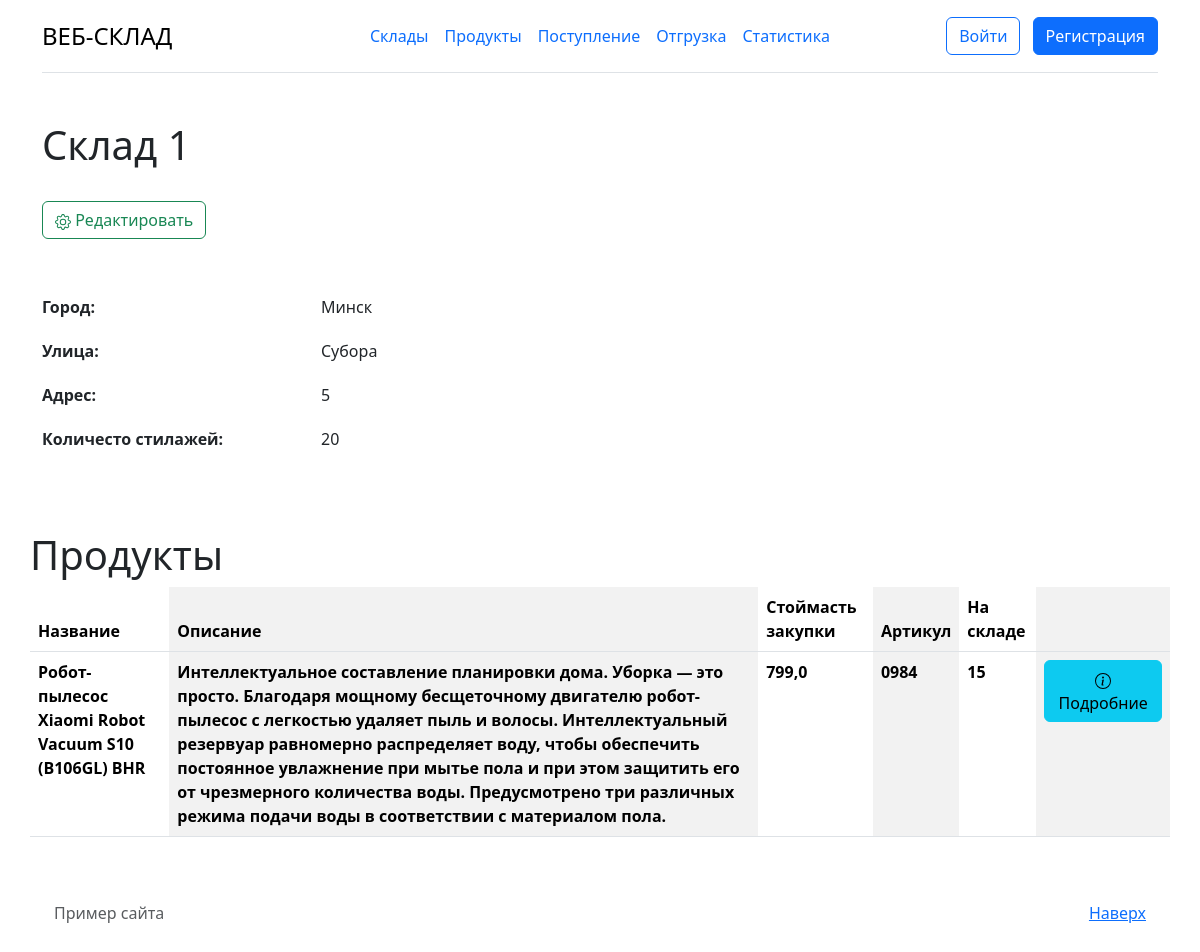
Page /warehouses/1 on the earlier database version.
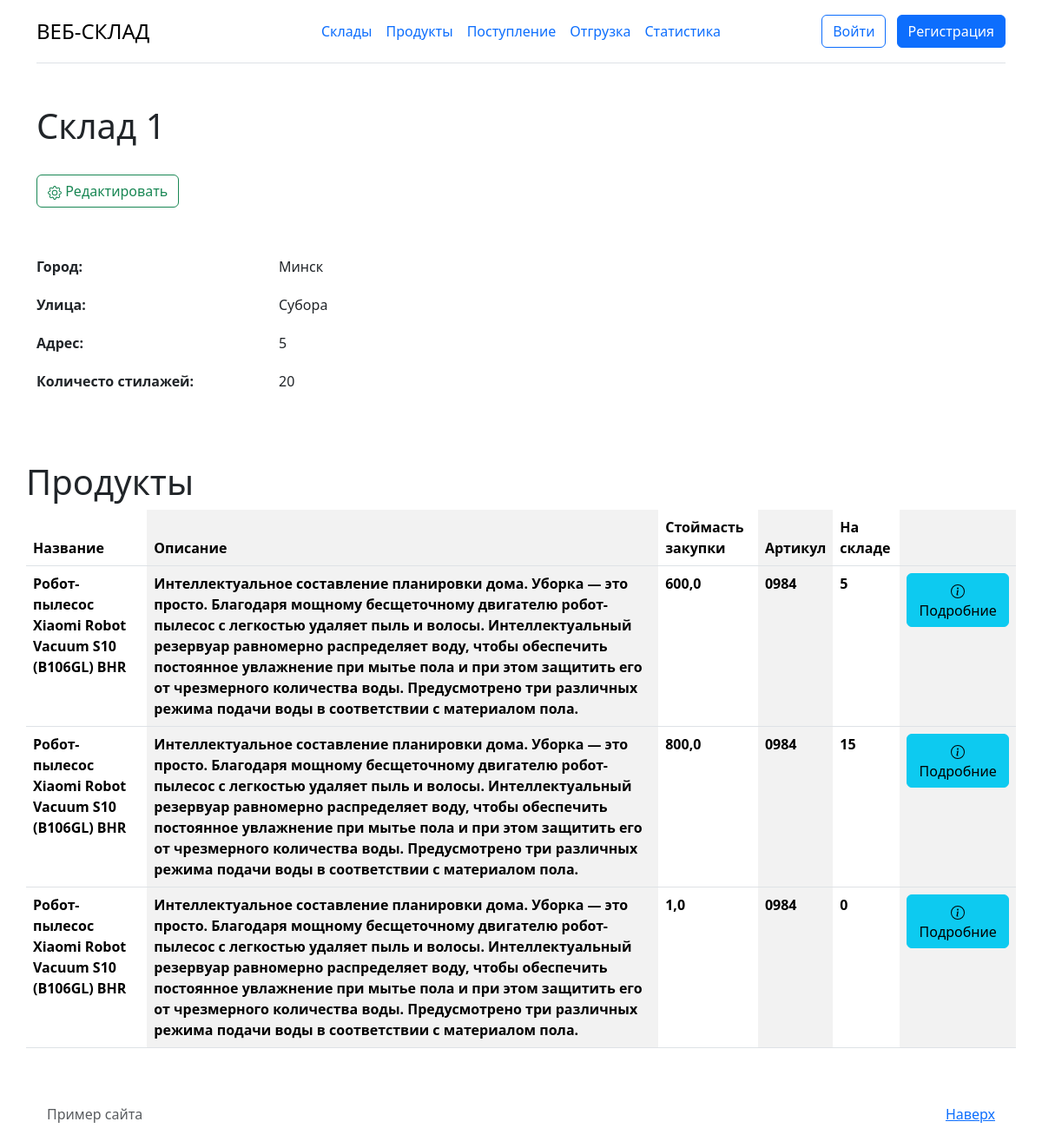
Same page on the later database version.
### product/models.py (models this page shows, shortened)
class Item(models.Model):
    product = models.ForeignKey(Product, on_delete=models.CASCADE)
    stock = models.ForeignKey(Stock, on_delete=models.CASCADE)
    quantity = models.IntegerField('Количество')
    purchase_price = models.FloatField('Стоймасть закупки')
    sales_price = models.FloatField('Стоймасть сбыта',blank=True, null=True)
    purchase_date = models.DateField('Дата поступления')
    sales_date = models.DateField('Дата сбыта', blank=True, null=True)
    sold = models.BooleanField('Сбыто', default = False)
    available = models.BooleanField('доступно', default = True)
    soldQuantity = models.IntegerField('Количество cбыто', default = 0)
    responsible = models.ForeignKey(User, on_delete=models.SET_NULL, null=True, blank=True)
    def get_current_amount(self):
        return self.quantity - self.soldQuantity

class Product(models.Model):
    name = models.CharField('Название',max_length = 50)
    description = models.TextField('Описание')
    vendor_code = models.CharField('Артикул', max_length = 50)
    quantity_rack = models.IntegerField('Количество на одином стилаже')
    class Meta:
        verbose_name = "Товар"
        verbose_name_plural = "Товары"

### warehouses/views.py (the view)
# urls.py: path('<int:pk>', views.StockDetailView.as_view(),  name = "warehouses/stock_detail"),
class StockDetailView(DetailView):
    model = Stock
    template_name = "warehouses/details_view.html"
    context_object_name = "stock"
    def get_context_data(self, **kwargs):
        context = super().get_context_data(**kwargs)
        stock = self.get_object()
        items = stock.item_set.filter(available=True)
        context['items'] = items
        return context

### warehouses/templates/warehouses/details_view.html (shortened to what this page needs)
{% extends 'main/layout.html'%}
{% block container %}
<div class="container mt-5">
    <h1>{{stock.title}}</h1><br>
    <a href="{%  url 'warehouses/stock_update' stock.id %}" type="button" class="btn btn-outline-success">
        Редактировать
    </a>
    <div class="row g-5 mt-2">
        <div class="col-md-6">
            <ul class="icon-list ps-0">
                <li class="row mb-1">
                    <div class="col"><b>Город: </b></div>
                    <div class="col">
                        <p>{{stock.city}}</p>
                    </div>
                </li>
                <li class="row mb-1">
                    <div class="col"><b>Улица: </b></div>
                    <div class="col">
                        <p>{{stock.street}}</p>
                    </div>
                </li>
                <li class="row mb-1">
                    <div class="col"><b>Адрес: </b></div>
                    <div class="col">
                        <p>{{stock.address}}</p>
                    </div>
                </li>
                <li class="row mb-1">
                    <div class="col"><b>Количесто стилажей: </b></div>
                    <div class="col">
                        <p>{{stock.number_racks}}</p>
                    </div>
                </li>
            </ul>
        </div>
        <div class="container mt-5">
            <h1>Продукты</h1>
            <table class="table table-striped-columns">
                <thead>
                    <tr>
                        <th scope="col">Название</th>
                        <th scope="col">Описание</th>
                        <th scope="col">Стоймасть закупки</th>
                        <th scope="col">Артикул</th>
                        <th scope="col">На складе</th>
                        <th scope="col"></th>
                    </tr>
                </thead>
                <tbody>
                    {% for el in items%}
                    <tr>
                        <th>{{el.product.name}}</th>
                        <th>{{el.product.description}}</th>
                        <th>{{el.purchase_price}}</th>
                        <th>{{el.product.vendor_code}}</th>
                        <th>{{el.get_current_amount}}</th>
                        <th>
                            <a href="{%  url 'item/item_detail' el.id %} " type="button" class="btn btn-info">
                                Подробние
                            </a>
                        </th>
                    </tr>
                    {% endfor %}
                </tbody>
            </table>
        </div>
    </div>
    {% endblock %}

Differences in the rows shown:
no longer on this page (row edited): Item: product.name "Робот-пылесос Xiaomi Robot Vacuum S10 (B106GL) BHR", product.description "Интеллектуальное составление планировки дома. Уборка — это просто. Благодаря мощному бесщеточному двигателю робот-пылесос с легкостью удаляет пыль и волосы. Интеллектуальный резервуар равномерно распределяет воду, чтобы обеспечить постоянное увлажнение при мытье пола и при этом защитить его от чрезмерного количества воды. Предусмотрено три различных режима подачи воды в соответствии с материалом пола.", purchase_price "799,0", product.vendor_code "0984", get_current_amount "15"
added Item: product.name "Робот-пылесос Xiaomi Robot Vacuum S10 (B106GL) BHR", product.description "Интеллектуальное составление планировки дома. Уборка — это просто. Благодаря мощному бесщеточному двигателю робот-пылесос с легкостью удаляет пыль и волосы. Интеллектуальный резервуар равномерно распределяет воду, чтобы обеспечить постоянное увлажнение при мытье пола и при этом защитить его от чрезмерного количества воды. Предусмотрено три различных режима подачи воды в соответствии с материалом пола.", purchase_price "600,0", product.vendor_code "0984", get_current_amount "5"
added Item: product.name "Робот-пылесос Xiaomi Robot Vacuum S10 (B106GL) BHR", product.description "Интеллектуальное составление планировки дома. Уборка — это просто. Благодаря мощному бесщеточному двигателю робот-пылесос с легкостью удаляет пыль и волосы. Интеллектуальный резервуар равномерно распределяет воду, чтобы обеспечить постоянное увлажнение при мытье пола и при этом защитить его от чрезмерного количества воды. Предусмотрено три различных режима подачи воды в соответствии с материалом пола.", purchase_price "800,0", product.vendor_code "0984", get_current_amount "15"
added Item: product.name "Робот-пылесос Xiaomi Robot Vacuum S10 (B106GL) BHR", product.description "Интеллектуальное составление планировки дома. Уборка — это просто. Благодаря мощному бесщеточному двигателю робот-пылесос с легкостью удаляет пыль и волосы. Интеллектуальный резервуар равномерно распределяет воду, чтобы обеспечить постоянное увлажнение при мытье пола и при этом защитить его от чрезмерного количества воды. Предусмотрено три различных режима подачи воды в соответствии с материалом пола.", purchase_price "1,0", product.vendor_code "0984", get_current_amount "0"
